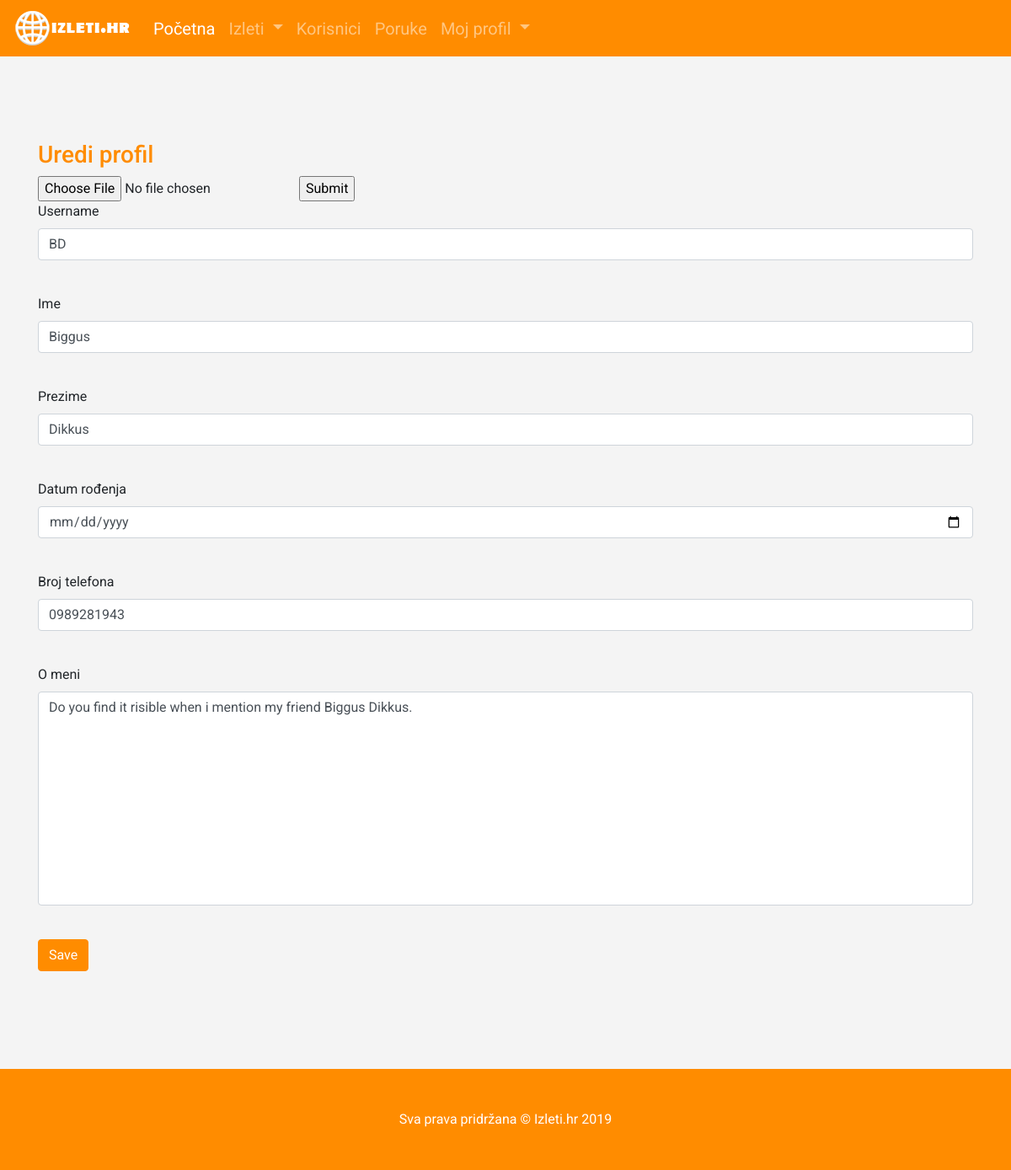
The page /edit_profile (signed in) on the database its author committed.
### app/models.py (models this page shows, shortened)
class User(UserMixin, db.Model):
    id=db.Column(db.Integer,primary_key=True)
    username=db.Column(db.String(64), index=True, unique=True)
    email=db.Column(db.String(120), index=True, unique=True)
    password_hash=db.Column(db.String(128))
    ime=db.Column(db.String(50))
    prezime=db.Column(db.String(64))
    datum_rodjenja=db.Column(db.Date, nullable=True)
    broj_telefona=db.Column(db.String(20), nullable=True)
    o_meni=db.Column(db.String(400), nullable=True)
    profilna_slika=db.Column(db.String(300), default='korisnik.jpg')
    izleti = db.relationship('Izlet', backref='creator', lazy='dynamic')
    befriended=db.relationship(
        'User',secondary=friends,
        primaryjoin=(friends.c.befriender_id==id),
        secondaryjoin=(friends.c.befriended_id==id),
        backref=db.backref('friends',lazy='dynamic'),lazy='dynamic')

### app/routes.py (the view)
@app.route('/edit_profile', methods=['GET', 'POST'])
@login_required
def edit_profile():
    form = EditProfileForm()
    if form.validate_on_submit():
        current_user.username = form.username.data
        current_user.ime = form.ime.data
        current_user.prezime = form.prezime.data
        current_user.datum_rodjenja = form.datum_rodjenja.data
        current_user.broj_telefona = form.broj_telefona.data
        current_user.o_meni = form.o_meni.data
        db.session.commit()
        flash('Vaše promijene su spremljene.')
        return redirect(url_for('index'))
    elif request.method == 'GET':
        form.username.data = current_user.username
        form.ime.data = current_user.ime
        form.prezime.data = current_user.prezime
        form.datum_rodjenja.data = current_user.datum_rodjenja
        form.broj_telefona.data = current_user.broj_telefona
        form.o_meni.data = current_user.o_meni
    return render_template('edit_profile.html', title='Edit Profile',form=form)

### app/forms.py
class EditProfileForm(FlaskForm):
    username = StringField('Username', validators=[DataRequired()])
    ime = StringField('Ime', validators=[DataRequired()])
    prezime = StringField('Prezime', validators=[DataRequired()])
    datum_rodjenja=DateField('Datum rođenja',format='%d/%m/%Y')
    broj_telefona=StringField('Broj telefona')
    o_meni=TextAreaField('O meni',validators=[Length(min=0, max=399)])
    submit=SubmitField('Save')

### app/models.py (called while the page is built)
@login.user_loader
def load_user(id):
    return User.query.get(int(id))

### app/templates/edit_profile.html (shortened to what this page needs)
{% extends "base.html" %}
{% block content %}
<section class="features">
<div class="container">
   <div class="row">
      <div class="col-md-12">
        <h3>Uredi profil</h3>
        <form action = "{{url_for('pp')}}" method = "POST"
           enctype = "multipart/form-data">
           <input type = "file" name = "file" />
           <input type = "submit"/>
        </form>
        <form action="" method="post name="dodajizlet" id="dodajizlet" novalidate>
          <div class="control-group form-group">
            <div class="controls">
                {{ form.username.label }}<br>
                {{ form.username(class="form-control",id="ime") }}<br>
            </div>
          </div>
          <div class="control-group form-group">
            <div class="controls">
                {{ form.ime.label }}<br>
                {{ form.ime(class="form-control",id="ime") }}<br>
            </div>
          </div>
          <div class="control-group form-group">
            <div class="controls">
                {{ form.prezime.label }}<br>
                {{ form.prezime(class="form-control",id="ime") }}<br>
            </div>
          </div>
          <div class="control-group form-group">
            <div class="controls">
                {{ form.datum_rodjenja.label }}<br>
                {{ form.datum_rodjenja(class="form-control",id="ime") }}<br>
            </div>
          </div>
          <div class="control-group form-group">
            <div class="controls">
                {{ form.broj_telefona.label }}<br>
                {{ form.broj_telefona(class="form-control",id="ime") }}<br>
            </div>
          </div>
          <div class="control-group form-group">
            <div class="controls">
                {{ form.o_meni.label }}<br>
                {{ form.o_meni(rows="10", cols="100", class="form-control", id="omeni", maxlength="999" ,style="resize:none") }}<br>
            </div>
          </div>
          <p>{{ form.submit(class="btn btn-primary",id="sendMessageButton") }}</p>
        </form>
      </div>
      </div>
      </div>
   </section>
<footer class="py-5 bg-dark ">
    <div class="container">
      <p class="m-0 text-center text-white">Sva prava pridržana  &copy; Izleti.hr 2019</p>
    </div>
 </footer>
{% endblock %}

### app/static/style_index.css (style rules this page uses)
body { font-family: 'Roboto', sans-serif; background-color: #f4f4f4; }
h1,h2,h3,h4 { color:#FF8C00; }
.bg-dark { background-color: #FF8C00 !important; }
.features { padding: 100px 0; }
.btn-primary { background-color:#FF8C00; border-color:#FF8C00; }
html { -webkit-box-sizing: border-box; -moz-box-sizing: border-box; box-sizing: border-box; }
*, *:before, *:after { -webkit-box-sizing: inherit; -moz-box-sizing: inherit; box-sizing: inherit; }

### rows shown on the page
User: username "BD", ime "Biggus", prezime "Dikkus", broj_telefona "0989281943", o_meni "Do you find it risible when i mention my friend Biggus Dikkus."
